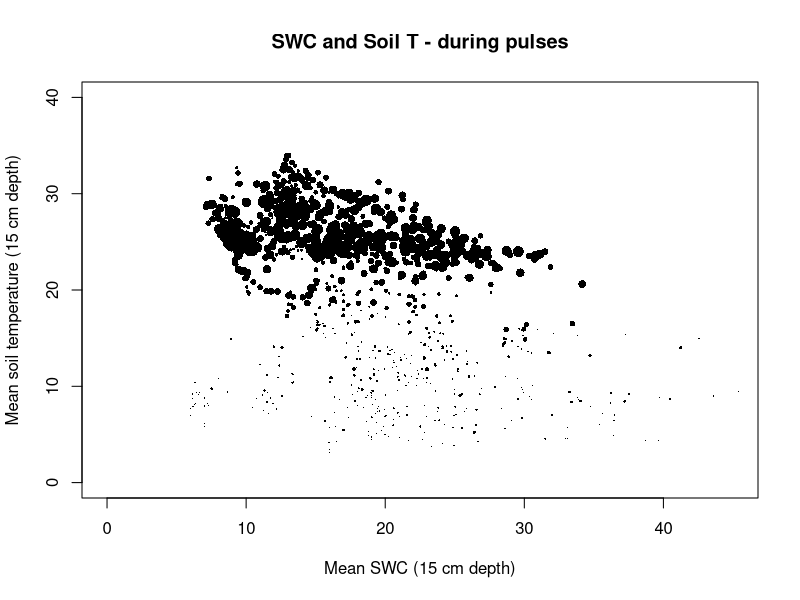
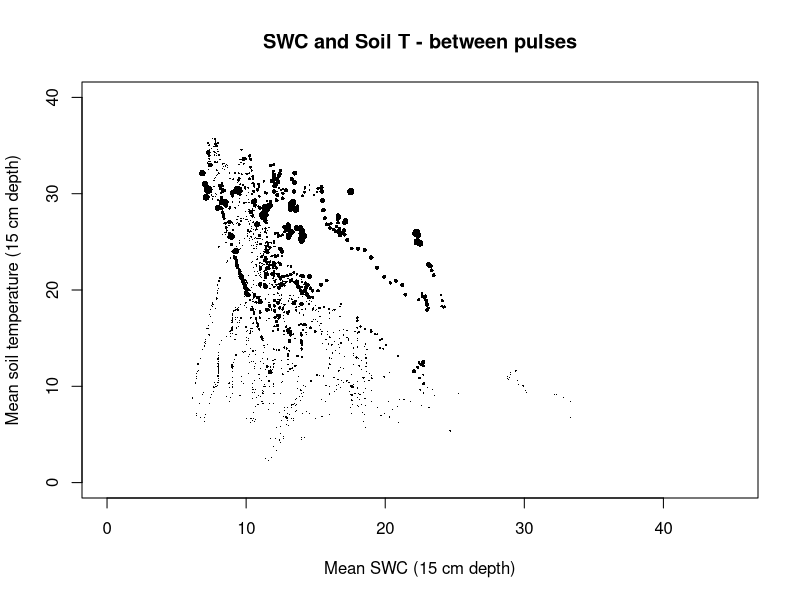
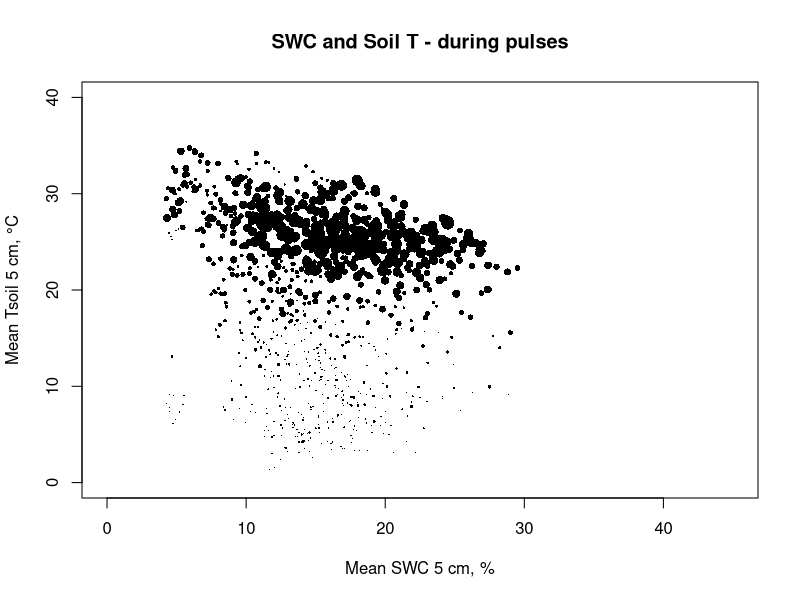
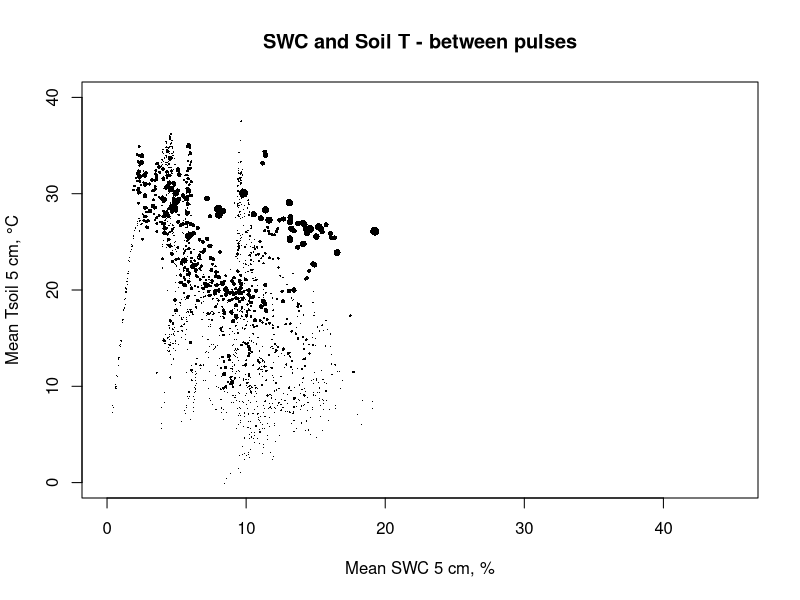

The R script that drew these images, in order:
# 17-05-2024
# Anastasia Makhnykina

library(dplyr)
library(tidyr)
library(tidyverse)
library(lubridate)
library(ggplot2)
library(units)

# In this file we plot the Reco in SWC-Soil temperature space ###
# for Pulse and non-Pulse time ##################################


# Read other pulse division docs - with "DM" in their names
summary_P <- read.csv("data/years_sum1_DM.csv")
USW_PulseN <- read.csv("data/years_sum_Pulse0_DM.csv")
USW_Pulse <- read.csv("data/years_sum_Pulse1_DM.csv")



# First plot Reco for Pulse time + 15 cm depth
plot(USW_Pulse$meanSWC15, USW_Pulse$meanST15, 
     cex = USW_Pulse$meanRECO/2, # set the point size based on meanRECO
     pch = 16, # use solid circles as the point symbol
     xlab = "Mean SWC (15 cm depth)", # add x-axis label
     ylab = "Mean soil temperature (15 cm depth)", # add y-axis label
     main = "SWC and Soil T - during pulses", # add plot title
     xlim=c(0,45),
     ylim=c(0,40))

# Plot Reco for non-pulse time + 15 cm depth
plot(USW_PulseN$meanSWC15, USW_PulseN$meanST15, 
     cex = USW_PulseN$meanRECO/2, # set the point size based on meanRECO
     pch = 16, # use solid circles as the point symbol
     xlab = "Mean SWC (15 cm depth)", # add x-axis label
     ylab = "Mean soil temperature (15 cm depth)", # add y-axis label
     main = "SWC and Soil T - between pulses" , # add plot title
     xlim=c(0,45),
     ylim=c(0,40))

# Plot the same for the 5 cm depth
plot(USW_Pulse$meanSWC5, USW_Pulse$meanST5, 
     cex = USW_Pulse$meanRECO/2, # set the point size based on meanRECO
     pch = 16, # use solid circles as the point symbol
     xlab = "Mean SWC 5 cm, %", # add x-axis label
     ylab = "Mean Tsoil 5 cm, °C", # add y-axis label
     main = "SWC and Soil T - during pulses", # add plot title
     xlim=c(0,45),
     ylim=c(0,40))

plot(USW_PulseN$meanSWC5, USW_PulseN$meanST5, 
     cex = USW_PulseN$meanRECO/2, # set the point size based on meanRECO
     pch = 16, # use solid circles as the point symbol
     xlab = "Mean SWC 5 cm, %", # add x-axis label
     ylab = "Mean Tsoil 5 cm, °C", # add y-axis label
     main = "SWC and Soil T - between pulses" , # add plot title
     xlim=c(0,45),
     ylim=c(0,40))


# We need to choose the soil depth 

cor.test(summary_P$meanRECO, summary_P$meanSWC5)
#       cor 
# 0.4208387 
cor.test(summary_P$meanRECO, summary_P$meanSWC15)
#       cor 
# 0.1847413 

# For paper - let's choose 5 cm depth-graphs
